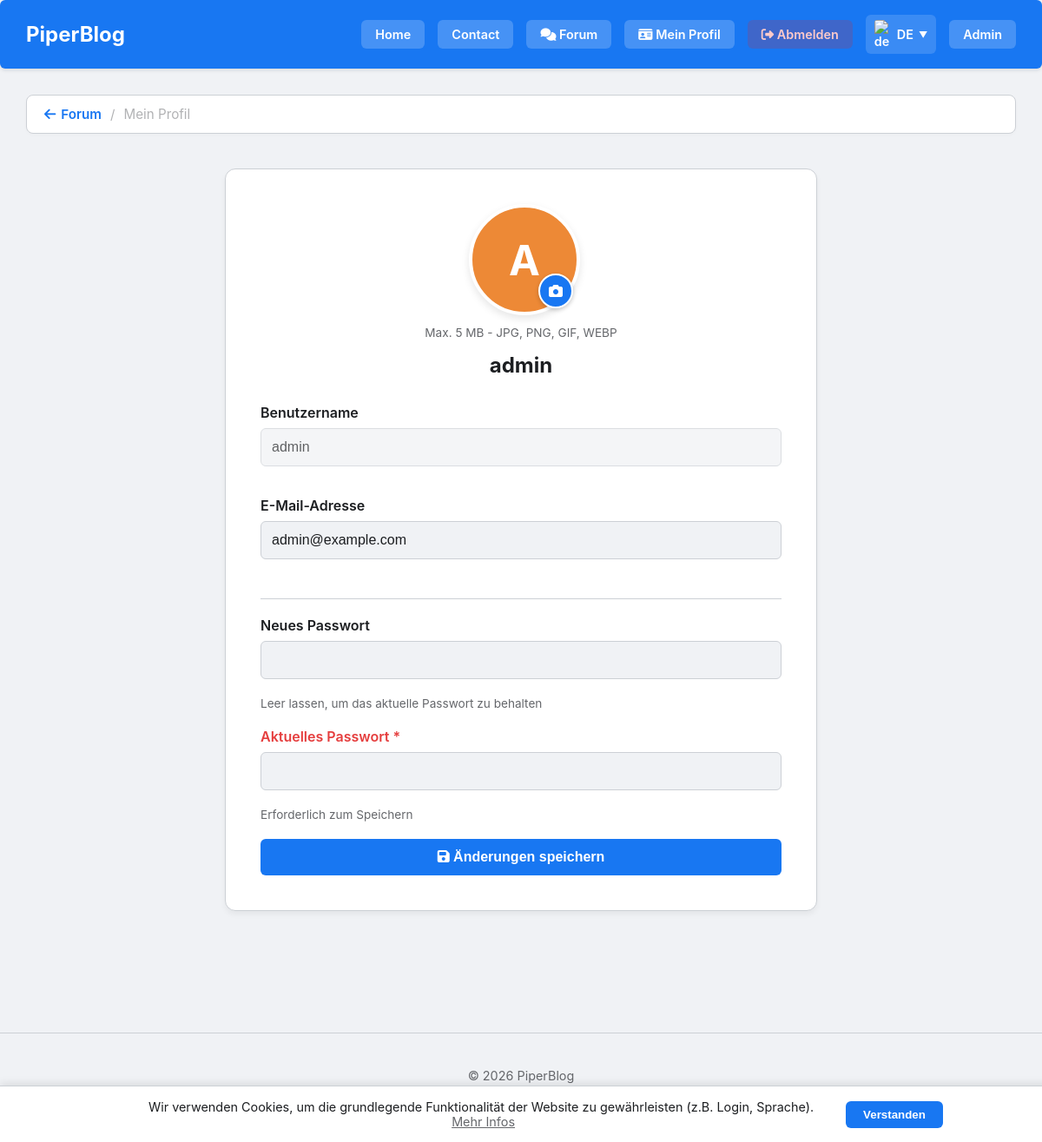
The app's page /profile.php (signed in) with its own data.
### tables this page shows
CREATE TABLE IF NOT EXISTS users (
  id INT AUTO_INCREMENT PRIMARY KEY,
  username VARCHAR(64) UNIQUE NOT NULL,
  password_hash VARCHAR(255) NOT NULL,
  email VARCHAR(255),
  role ENUM('admin','editor','viewer','member') DEFAULT 'member',
  created_at TIMESTAMP DEFAULT CURRENT_TIMESTAMP
);

### public/profile.php (the view, shortened to what this page needs)
<?php
$ini = parse_ini_file(__DIR__ . '/../config/config.ini', true, INI_SCANNER_TYPED) ?: [];
$pdo = (new App\Database($ini['database'] ?? []))->pdo();
$currentLang = $_SESSION['lang'] ?? 'de';
$langFile = __DIR__ . '/../config/lang/' . $currentLang . '.ini';
$iniLang = file_exists($langFile) ? parse_ini_file($langFile, true) : [];
$pLang = $iniLang['profile'] ?? [];
$fLang = $iniLang['forum'] ?? [];
$stmt = $pdo->prepare("SELECT * FROM users WHERE id = ?");
$stmt->execute([$_SESSION['user_id']]);
$user = $stmt->fetch();
function getAvatarProfile($u) {
    $colors = ['#f56565', '#ed8936', '#ecc94b', '#48bb78', '#38b2ac', '#4299e1', '#667eea', '#9f7aea', '#ed64a6', '#a0aec0'];
    $name = $u['username'] ?? 'U';
    $val = 0;
    for ($i = 0; $i < strlen($name); $i++) { $val += ord($name[$i]); }
    $color = $colors[$val % count($colors)];
    $initial = strtoupper(substr($name, 0, 1));
    return '<div class="avatar-placeholder" style="background:'.$color.';">'.$initial.'</div>';
}
?>
<!DOCTYPE html>
<html lang="<?= htmlspecialchars($currentLang) ?>" data-theme="light">
<head>
    <link href="/assets/styles/main.css" rel="stylesheet">
    <link rel="stylesheet" href="https://cdnjs.cloudflare.com/ajax/libs/font-awesome/6.5.1/css/all.min.css">
</head>
<body>
<?php include 'header.php'; ?>
<main class="container">
    <div class="breadcrumb">
        <a href="/forum.php"><i class="fa-solid fa-arrow-left"></i> <?= htmlspecialchars($fLang['title'] ?? 'Forum') ?></a>
        <span>/</span>
        <span><?= htmlspecialchars($pLang['title'] ?? 'My Profile') ?></span>
    </div>
    <div class="profile-card">
        <form method="POST" enctype="multipart/form-data">
            <div class="avatar-wrapper">
                <?= getAvatarProfile($user) ?>
                <label for="avatarInput" class="avatar-upload-btn" title="<?= htmlspecialchars($pLang['upload_avatar'] ?? 'Upload Avatar') ?>">
                    <i class="fa-solid fa-camera"></i>
                </label>
            </div>
            <div style="font-size: 0.85rem; color: var(--text-muted); margin-bottom: 15px;">
                <?= htmlspecialchars($pLang['avatar_hint'] ?? 'Max. 5 MB - JPG, PNG, GIF, WEBP') ?>
            </div>
        </form>
        <h2 style="text-align:center; margin:10px 0 30px 0; color:var(--text-main);"><?= htmlspecialchars($user['username']) ?></h2>
        <form method="POST">
            <div class="form-group">
                <label class="form-label"><?= htmlspecialchars($pLang['username'] ?? 'Username') ?></label>
                <input type="text" class="form-input" value="<?= htmlspecialchars($user['username']) ?>" disabled style="opacity:0.7; cursor:not-allowed;">
            </div>
            <div class="form-group">
                <label class="form-label"><?= htmlspecialchars($pLang['email'] ?? 'Email') ?></label>
                <input type="email" name="email" class="form-input" value="<?= htmlspecialchars($user['email'] ?? '') ?>" required>
            </div>
            <div class="form-group" style="border-top:1px solid var(--border); margin-top:30px; padding-top:20px;">
                <label class="form-label"><?= htmlspecialchars($pLang['new_password'] ?? 'New Password') ?></label>
                <input type="password" name="new_password" class="form-input">
                <div class="form-text"><?= htmlspecialchars($pLang['new_password_hint'] ?? 'Leave blank to keep current password') ?></div>
            </div>
            <div class="form-group">
                <label class="form-label" style="color:#e53e3e;"><?= htmlspecialchars($pLang['current_password'] ?? 'Current Password') ?> *</label>
                <input type="password" name="current_password" class="form-input" required>
                <div class="form-text"><?= htmlspecialchars($pLang['current_password_hint'] ?? 'Required to save changes') ?></div>
            </div>
            <button type="submit" class="btn-primary">
                <i class="fa-solid fa-save"></i> <?= htmlspecialchars($pLang['save'] ?? 'Save Changes') ?>
            </button>
        </form>
    </div>
</main>
<?php include 'footer.php'; ?>
</body>
</html>

### public/header.php (shortened to what this page needs)
<?php
if (!isset($settings)) $settings = [];
if (!isset($t)) $t = [];
if (!isset($languages)) $languages = [
    'de' => ['label' => 'Deutsch',  'flag' => 'https://flagcdn.com/w40/de.png'],
    'en' => ['label' => 'English',  'flag' => 'https://flagcdn.com/w40/gb.png'],
    'fr' => ['label' => 'Français', 'flag' => 'https://flagcdn.com/w40/fr.png'],
    'es' => ['label' => 'Español',  'flag' => 'https://flagcdn.com/w40/es.png']
];
$l_forum   = $iniLang['forum']['title'] ?? 'Forum';
$l_login   = $iniLang['auth']['btn_login'] ?? 'Login';
$l_logout  = $iniLang['auth']['logout'] ?? 'Logout';
$l_profile = $iniLang['profile']['title'] ?? 'Profile';
$l_admin   = $t['admin'] ?? 'Admin';
$menuLinks = [];
if (isset($pdo)) {
    try {
        $stmt = $pdo->query("SELECT * FROM menu_items ORDER BY position ASC");
        $menuLinks = $stmt->fetchAll();
    } catch (Exception $e) {}
}
$isLoggedIn = !empty($_SESSION['user_id']);
?>
<header class="site-header">
    <div class="header-container">
      <a href="/" class="site-title"><?= htmlspecialchars($settings['blog_title'] ?? 'PiperBlog') ?></a>
      <div class="header-actions">
        <?php if (!empty($menuLinks)): ?>
            <?php foreach($menuLinks as $link): ?>
                <a href="<?= htmlspecialchars($link['link']) ?>" class="btn-nav">
                    <?php if (!empty($link['icon'])): ?>
                        <i class="<?= htmlspecialchars($link['icon']) ?>" style="margin-right: 5px;"></i>
                    <?php endif; ?>
                    <?= htmlspecialchars($link['label']) ?>
                </a>
            <?php endforeach; ?>
        <?php else: ?>
            <a href="/" class="btn-nav">Home</a>
            <a href="/contact.php" class="btn-nav">Contact</a>
        <?php endif; ?>
        <a href="/forum.php" class="btn-nav">
            <i class="fa-solid fa-comments"></i> <?= htmlspecialchars($l_forum) ?>
        </a>
        <?php if ($isLoggedIn): ?>
            <a href="/profile.php" class="btn-nav">
                <i class="fa-solid fa-id-card"></i> <?= htmlspecialchars($l_profile) ?>
            </a>
            <a href="/logout.php" class="btn-nav" style="background: rgba(220, 38, 38, 0.2); color: #fecaca;">
                <i class="fa-solid fa-right-from-bracket"></i> <?= htmlspecialchars($l_logout) ?>
            </a>
        <?php else: ?>
            <a href="/login.php" class="btn-nav">
                <i class="fa-solid fa-user"></i> <?= htmlspecialchars($l_login) ?>
            </a>
        <?php endif; ?>
        <div class="lang-dropdown" id="langDropdown">
            <div class="lang-trigger" onclick="toggleLang()">
                <img src="<?= $languages[$currentLang]['flag'] ?? '' ?>" alt="<?= $currentLang ?>">
                <span><?= strtoupper($currentLang) ?></span>
                <span style="font-size: 10px;">▼</span>
            </div>
        </div>
        <?php if (!empty($_SESSION['role']) && in_array($_SESSION['role'], ['admin', 'editor'])): ?>
            <a href="/admin/" class="btn-admin"><?= htmlspecialchars($l_admin) ?></a>
        <?php endif; ?>
      </div>
    </div>
</header>

### public/footer.php (shortened to what this page needs)
<footer style="text-align: center; padding: 40px 20px; color: var(--text-muted); font-size: 0.9rem; margin-top: 50px; border-top: 1px solid var(--border);">
    <div style="margin-bottom: 10px;">
        &copy; <?= date('Y') ?> <?= htmlspecialchars($settings['blog_title'] ?? 'PiperBlog') ?>
    </div>
    <div>
        📊 <?= htmlspecialchars($t['footer_total']) ?>: <strong><?= number_format($totalViews ?? 0) ?></strong>
        📅 <?= htmlspecialchars($t['footer_today']) ?>: <strong><?= number_format($todayViews ?? 0) ?></strong>
    </div>
</footer>
<link href="/assets/styles/lightbox.css" rel="stylesheet">
<?php
$cText   = $t['cookie_text']   ?? ($iniLang['cookie']['text']   ?? 'We use cookies.');
$cAccept = $t['cookie_accept'] ?? ($iniLang['cookie']['accept'] ?? 'OK');
$cMore   = $t['cookie_more']   ?? ($iniLang['cookie']['more']   ?? 'Info');
$cLink   = $t['cookie_link']   ?? ($iniLang['cookie']['link']   ?? '#');
?>
<link href="/assets/styles/cookie.css" rel="stylesheet">
<div id="cookieBanner" class="cookie-banner">
    <div class="cookie-content">
        <?= htmlspecialchars($cText) ?>
        <a href="<?= htmlspecialchars($cLink) ?>" class="cookie-link"><?= htmlspecialchars($cMore) ?></a>
    </div>
    <button id="cookieAccept" class="cookie-btn"><?= htmlspecialchars($cAccept) ?></button>
</div>

### public/assets/styles/main.css (style rules this page uses)
:root { --bg-body: #f0f2f5; --bg-card: #ffffff; --text-main: #1c1e21; --text-muted: #65676b; --border: #ccd0d5; --primary: #1877f2; --header-bg: #1877f2; --header-text: #ffffff; }
body { background-color: var(--bg-body); color: var(--text-main); margin: 0; font-family: -apple-system, sans-serif; transition: background 0.3s, color 0.3s; }
.site-header { background-color: var(--header-bg); color: var(--header-text); padding: 12px 0; box-shadow: 0 2px 4px rgba(0,0,0,0.1); margin-bottom: 30px; max-width: 1530px; margin-right: auto; margin-left: auto; border-radius: 6px; padding: 17px 0px 17px 0px; }
.header-container { max-width: 1600px; margin: 0 auto; width: 95%; display: flex; justify-content: space-between; align-items: center; }
.site-title { font-size: 24px; font-weight: bold; text-decoration: none; color: var(--header-text); }
.header-actions { display: flex; align-items: center; gap: 15px; }
.btn-nav { background-color: rgba(255,255,255,0.2); color: var(--header-text); text-decoration: none; padding: 8px 16px; border-radius: 6px; font-weight: 600; font-size: 0.9rem; transition: background 0.2s; }
.btn-admin { background-color: rgba(255,255,255,0.2); color: var(--header-text); text-decoration: none; padding: 8px 16px; border-radius: 6px; font-weight: 600; font-size: 0.9rem; }
.lang-dropdown { position: relative; }
.lang-trigger { display: flex; align-items: center; gap: 6px; cursor: pointer; background: rgba(255,255,255,0.15); padding: 6px 10px; border-radius: 6px; color: var(--header-text); font-weight: 600; font-size: 0.9rem; }
.lang-trigger img { width: 20px; border-radius: 3px; }
.container { max-width: 1530px; margin: 0 auto; width: 95%; padding-bottom: 50px; }
:root { --bg-img: #ffffff; }
body { background-color: var(--bg-body); color: var(--text-main); margin: 0; font-family: -apple-system, sans-serif; transition: background 0.3s, color 0.3s; scroll-behavior: smooth; }
.form-input { width: 100%; padding: 12px; border: 1px solid var(--border); border-radius: 6px; box-sizing: border-box; font-size: 1rem; background: var(--bg-body); color: var(--text-main); margin-bottom: 15px; }
.breadcrumb { background: var(--bg-card); border: 1px solid var(--border); border-radius: 8px; padding: 12px 20px; margin-bottom: 25px; font-size: 0.95rem; display: flex; align-items: center; gap: 10px; color: var(--text-muted); box-shadow: 0 2px 4px rgba(0,0,0,0.02); }
.breadcrumb a { text-decoration: none; color: var(--primary); font-weight: 600; transition: 0.2s; display: inline-flex; align-items: center; gap: 6px; }
.breadcrumb span { opacity: 0.5; }

### public/assets/styles/cookie.css (style rules this page uses)
.cookie-banner { position: fixed; bottom: -100%; left: 0; width: 100%; background-color: var(--bg-card, #ffffff); color: var(--text-main, #333); padding: 15px 20px; box-shadow: 0 -2px 10px rgba(0,0,0,0.1); border-top: 1px solid var(--border, #ddd); display: flex; flex-wrap: wrap; justify-content: center; align-items: center; gap: 20px; z-index: 10000; transition: bottom 0.5s ease-in-out; font-size: 0.9rem; }
.cookie-banner.show { bottom: 0; }
.cookie-content { max-width: 800px; text-align: center; }
.cookie-btn { background-color: var(--primary, #3182ce); color: #fff; border: none; padding: 8px 20px; border-radius: 6px; cursor: pointer; font-weight: 600; transition: background 0.2s; white-space: nowrap; }
.cookie-link { color: var(--text-muted, #718096); text-decoration: underline; margin-left: 5px; }

### records on screen
users: username "A", username "admin", email "admin@example.com"

### other values on screen
$settings['blog_title'] "PiperBlog"
$l_forum "Forum"
$l_profile "Mein Profil"
$l_logout "Abmelden"
$currentLang "DE"
$l_admin "Admin"
$fLang['title'] "Forum"
$pLang['title'] "Mein Profil"
$pLang['avatar_hint'] "Max. 5 MB - JPG, PNG, GIF, WEBP"
$pLang['username'] "Benutzername"
$pLang['email'] "E-Mail-Adresse"
$pLang['new_password'] "Neues Passwort"
$pLang['new_password_hint'] "Leer lassen, um das aktuelle Passwort zu behalten"
$pLang['current_password'] "Aktuelles Passwort"
$pLang['current_password_hint'] "Erforderlich zum Speichern"
